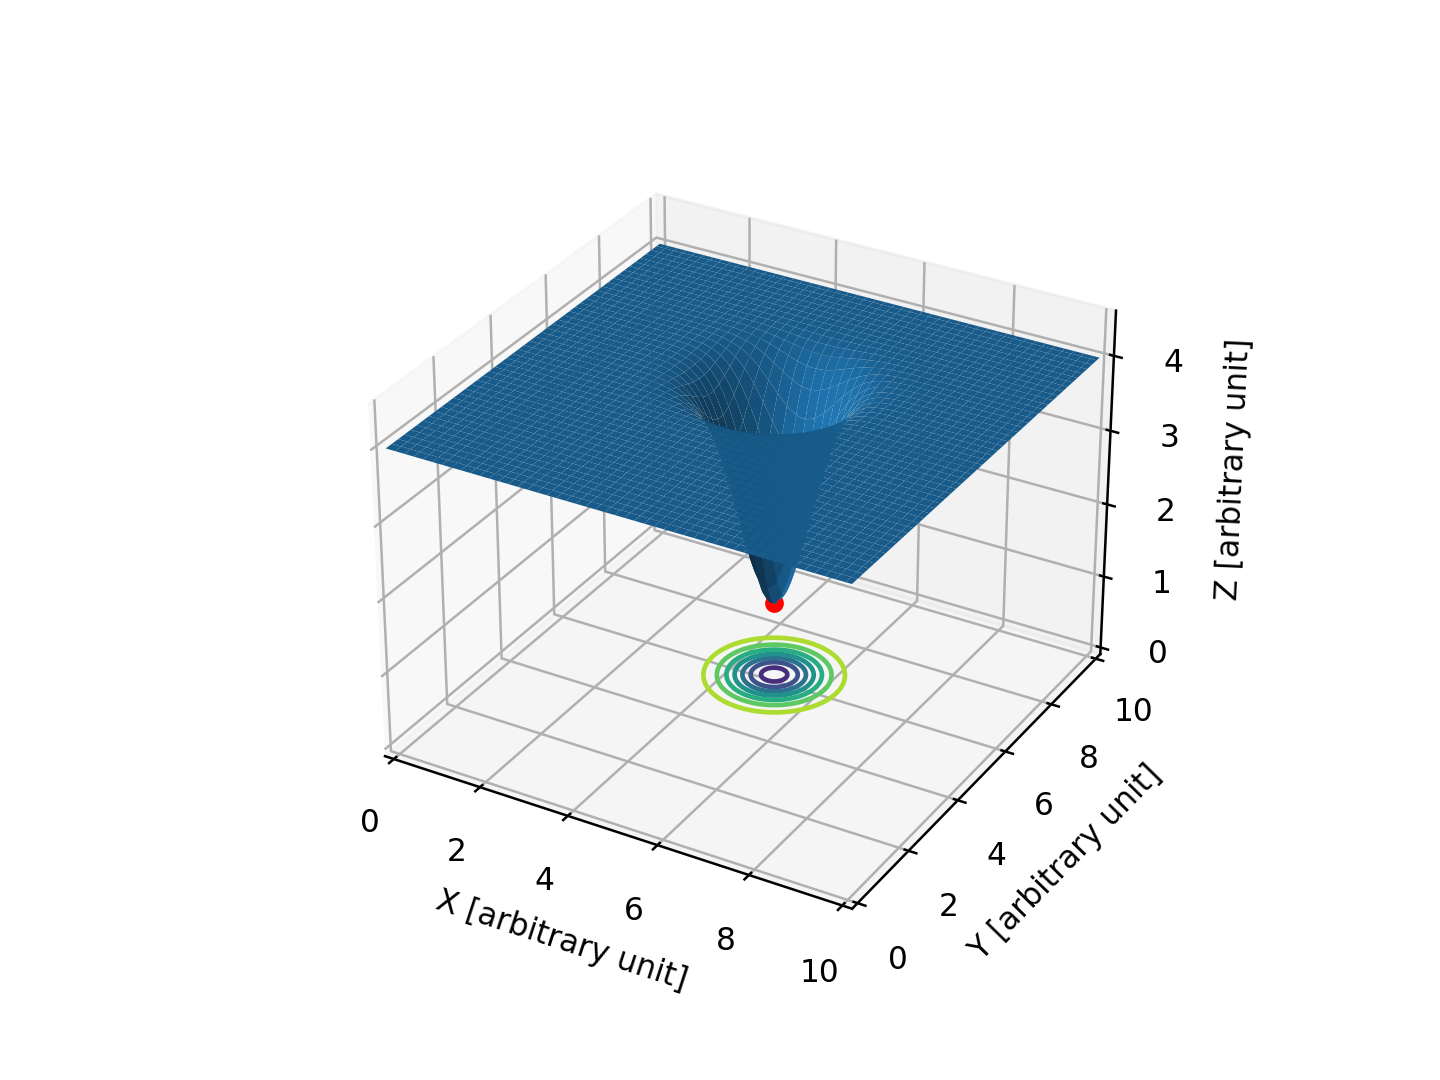

Reproduce this figure in Python.
#!/usr/pkg/bin/python3.9

#
# Time-stamp: <2023/03/09 13:15:02 (CST) daisuke>
#

# importing numpy module
import numpy

# importing scipy module
import scipy.optimize

# importing matplotlib module
import matplotlib.figure
import matplotlib.backends.backend_agg

# output file name
file_output = 'advobs202302_s04_07_05.png'

# coefficients
a = -3.0
b = 5.0
c = 6.0
d = 4.0

# function of a curve
def surface (x):
    # curve
    z = a * numpy.exp ( -(x[0] - b)**2 ) * numpy.exp ( -(x[1] - c)**2 ) + d
    # returning y-value
    return z

# finding minimum
minimum = scipy.optimize.minimize (surface, x0=(8.0, 8.0), method='Nelder-Mead')

# printing minimum value
print (f'minimum: z={minimum.fun} at (x, y) = ({minimum.x[0]}, {minimum.x[1]})')

# data to plot
data_x = numpy.linspace (0.0, 10.0, 1001)
data_y = numpy.linspace (0.0, 10.0, 1001)
data_xx, data_yy = numpy.meshgrid (data_x, data_y)
data_zz = a * numpy.exp (-(data_xx - b)**2) * numpy.exp (-(data_yy - c)**2) + d

#
# making plot using Matplotlib
#
    
# making objects "fig" and "ax"
fig    = matplotlib.figure.Figure ()
canvas = matplotlib.backends.backend_agg.FigureCanvasAgg (fig)
ax     = fig.add_subplot (111, projection='3d')

# axes
ax.set_xlabel ('X [arbitrary unit]')
ax.set_ylabel ('Y [arbitrary unit]')
ax.set_zlabel ('Z [arbitrary unit]')
ax.set_xlim (0.0, 10.0)
ax.set_ylim (0.0, 10.0)
ax.set_zlim (0.0, 4.5)

# plotting data
ax.plot_surface (data_xx, data_yy, data_zz, \
                 label='$f(x,y) = -3 \exp (x-5)^2 \exp (y-6)^2 + 4$')
ax.contour (data_xx, data_yy, data_zz, zdir='z', offset=0.0)
ax.plot3D (minimum.x[0], minimum.x[1], minimum.fun, linestyle='None', \
           marker='o', markersize=5.0, color='red', label='minimum')

# saving file
fig.savefig (file_output, dpi=225)
